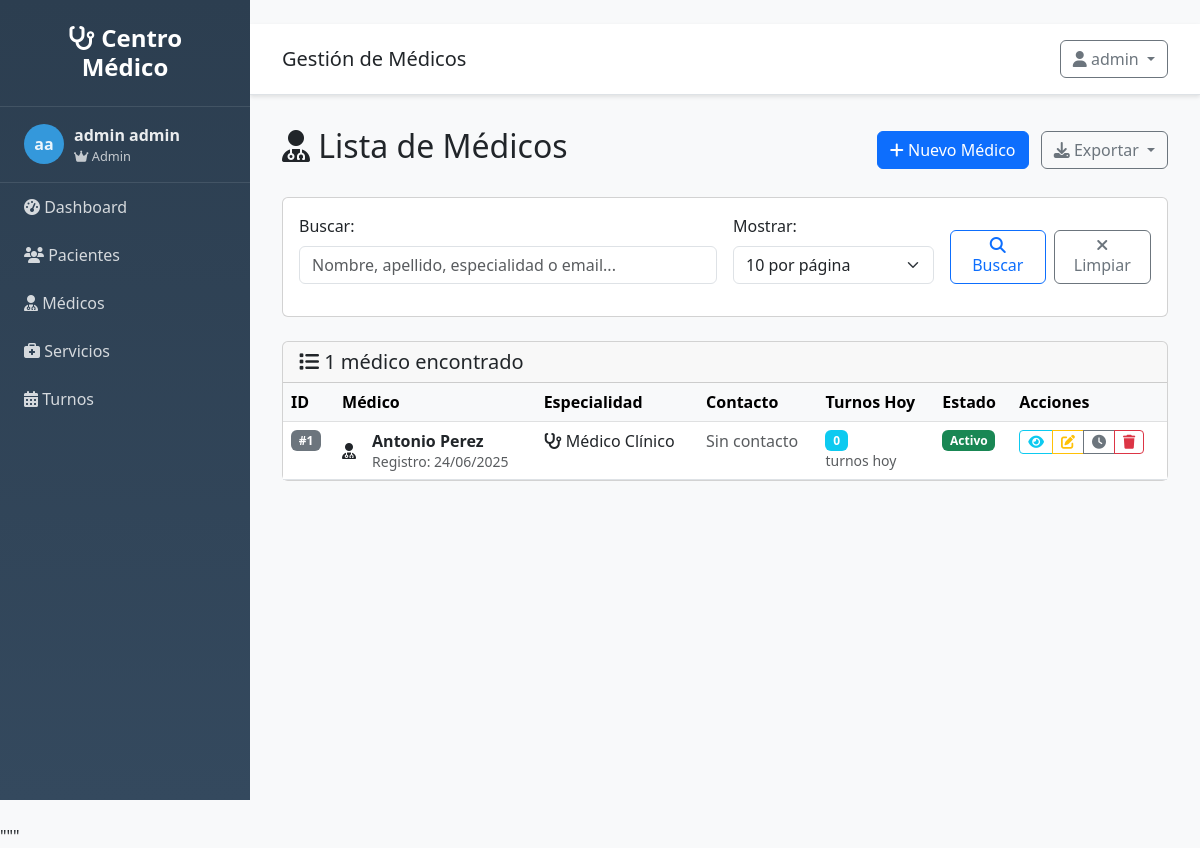
/profesionales/ (signed in), run on an earlier commit of the app's database.
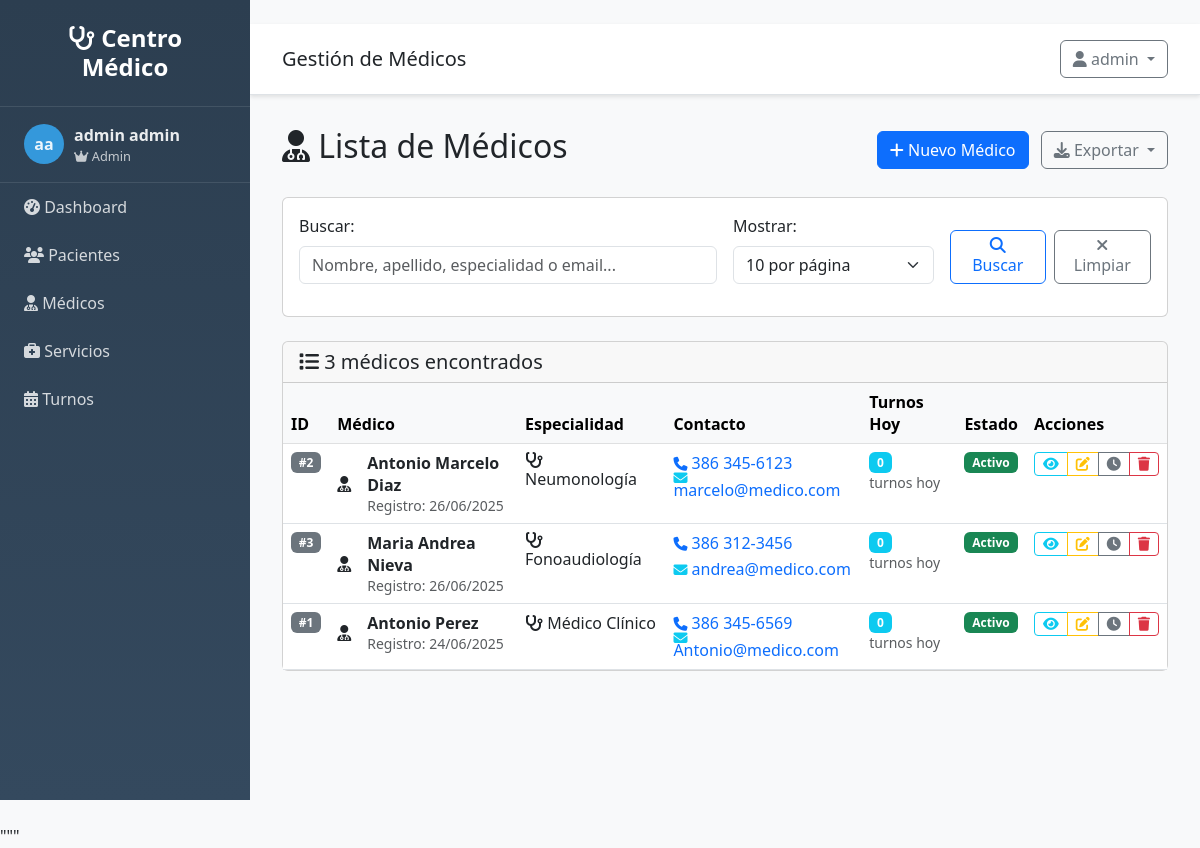
And on a later commit of the database.
### src/models/usuario.py (models this page shows, shortened)
class Usuario(UserMixin, db.Model):
    __tablename__ = 'usuarios'
    id = db.Column(db.Integer, primary_key=True)
    username = db.Column(db.String(80), unique=True, nullable=False)
    email = db.Column(db.String(120), unique=True, nullable=False)
    password_hash = db.Column(db.String(255), nullable=False)
    nombre = db.Column(db.String(100), nullable=False)
    apellido = db.Column(db.String(100), nullable=False)
    rol = db.Column(db.String(20), default='usuario')
    activo = db.Column(db.Boolean, default=True)
    ultimo_login = db.Column(db.DateTime)
    fecha_creacion = db.Column(db.DateTime, default=datetime.utcnow)
    @property
    def nombre_completo(self):
        return f"{self.nombre} {self.apellido}"
    def is_admin(self):
        return self.rol == 'admin'

### src/models/profesional.py (models this page shows, shortened)
class Profesional(db.Model):
    __tablename__ = 'profesionales'
    id = db.Column(db.Integer, primary_key=True)
    nombre = db.Column(db.String(100), nullable=False)
    apellido = db.Column(db.String(100), nullable=False)
    telefono = db.Column(db.String(20), nullable=True)
    email = db.Column(db.String(120), nullable=True)
    especialidad = db.Column(db.String(100), nullable=True)
    activo = db.Column(db.Boolean, default=True)
    fecha_creacion = db.Column(db.DateTime, default=datetime.utcnow)
    turnos = db.relationship('Turno', backref='profesional', lazy=True)
    @property
    def nombre_completo(self):
        return f"{self.nombre} {self.apellido}"

### src/routes/profesionales.py (the view)
@profesionales_bp.route('/')
@login_required
def listar():
    page = request.args.get('page', 1, type=int)
    per_page = request.args.get('per_page', 10, type=int)
    search = request.args.get('search', '', type=str)
    profesionales = ProfesionalService.get_paginated_profesionales(page, per_page, search)
    return render_template('profesionales/listar.html',
                         profesionales=profesionales,
                         search=search)

### templates/profesionales/listar.html (shortened to what this page needs)
{% extends "base.html" %}
{% block page_title %}Gestión de Médicos{% endblock %}
{% block content %}
<div class="d-flex justify-content-between align-items-center mb-4">
    <h2>
        <i class="fas fa-user-md"></i> Lista de Médicos
    </h2>
    <div>
        <a href="{{ url_for('profesionales.nuevo') }}" class="btn btn-primary">
            <i class="fas fa-plus"></i> Nuevo Médico
        </a>
        <div class="btn-group ms-2">
            <button type="button" class="btn btn-outline-secondary dropdown-toggle" data-bs-toggle="dropdown">
                <i class="fas fa-download"></i> Exportar
            </button>
        </div>
    </div>
</div>
<div class="card mb-4">
    <div class="card-body">
        <form method="GET" class="row g-3">
            <div class="col-md-6">
                <label for="search" class="form-label">Buscar:</label>
                <input type="text" class="form-control" id="search" name="search"
                       value="{{ search }}" placeholder="Nombre, apellido, especialidad o email...">
            </div>
            <div class="col-md-3">
                <label for="per_page" class="form-label">Mostrar:</label>
                <select class="form-select" id="per_page" name="per_page">
                    <option value="10" {% if request.args.get('per_page', '10') == '10' %}selected{% endif %}>10 por página</option>
                </select>
            </div>
            <div class="col-md-3 d-flex align-items-end">
                <button type="submit" class="btn btn-outline-primary me-2">
                    <i class="fas fa-search"></i> Buscar
                </button>
                <a href="{{ url_for('profesionales.listar') }}" class="btn btn-outline-secondary">
                    <i class="fas fa-times"></i> Limpiar
                </a>
            </div>
        </form>
    </div>
</div>
<div class="card">
    <div class="card-header">
        <h5 class="card-title mb-0">
            <i class="fas fa-list"></i>
            {% if profesionales and profesionales.items %}
                {{ profesionales.total }} médico{{ 's' if profesionales.total != 1 else '' }} encontrado{{ 's' if profesionales.total != 1 else '' }}
            {% else %}
                No hay médicos
            {% endif %}
        </h5>
    </div>
    <div class="card-body p-0">
        {% if profesionales and profesionales.items %}
            <div class="table-responsive">
                <table class="table table-hover mb-0">
                    <thead class="table-light">
                        <tr>
                            <th>ID</th>
                            <th>Médico</th>
                            <th>Especialidad</th>
                            <th>Contacto</th>
                            <th>Turnos Hoy</th>
                            <th>Estado</th>
                            <th>Acciones</th>
                        </tr>
                    </thead>
                    <tbody>
                        {% for profesional in profesionales.items %}
                        <tr>
                            <td>
                                <span class="badge bg-secondary">#{{ profesional.id }}</span>
                            </td>
                            <td>
                                <div class="d-flex align-items-center">
                                    <div class="doctor-avatar me-3">
                                        <i class="fas fa-user-md"></i>
                                    </div>
                                    <div>
                                        <strong>{{ profesional.nombre_completo }}</strong>
                                        <br><small class="text-muted">Registro: {{ profesional.fecha_creacion.strftime('%d/%m/%Y') if profesional.fecha_creacion else 'N/A' }}</small>
                                    </div>
                                </div>
                            </td>
                            <td>
                                {% if profesional.especialidad %}
                                    <span class="specialty-badge">
                                        <i class="fas fa-stethoscope"></i>
                                        {{ profesional.especialidad }}
                                    </span>
                                {% else %}
                                    <span class="text-muted">Sin especialidad</span>
                                {% endif %}
                            </td>
                            <td>
                                <div class="contact-info">
                                    {% if profesional.telefono %}
                                        <div class="mb-1">
                                            <i class="fas fa-phone fa-sm text-primary"></i>
                                            <a href="tel:{{ profesional.telefono }}" class="text-decoration-none">
                                                {{ profesional.telefono|telefono }}
                                            </a>
                                        </div>
                                    {% endif %}
                                    {% if profesional.email %}
                                        <div>
                                            <i class="fas fa-envelope fa-sm text-info"></i>
                                            <a href="mailto:{{ profesional.email }}" class="text-decoration-none">
                                                {{ profesional.email }}
                                            </a>
                                        </div>
                                    {% endif %}
                                    {% if not profesional.telefono and not profesional.email %}
                                        <span class="text-muted">Sin contacto</span>
                                    {% endif %}
                                </div>
                            </td>
                            <td>
                                <div class="today-appointments">
                                    <span class="badge bg-info">
                                        {{ profesional.turnos|selectattr('fecha', 'equalto', today)|list|length if today else 0 }}
                                    </span>
                                    <small class="text-muted d-block">turnos hoy</small>
                                </div>
                            </td>
                            <td>
                                <span class="badge bg-success">Activo</span>
                            </td>
                            <td>
                                <div class="btn-group btn-group-sm">
                                    <a href="{{ url_for('profesionales.detalle', id=profesional.id) }}"
                                       class="btn btn-outline-info" title="Ver detalle">
                                        <i class="fas fa-eye"></i>
                                    </a>
                                    <a href="{{ url_for('profesionales.editar', id=profesional.id) }}"
                                       class="btn btn-outline-warning" title="Editar">
                                        <i class="fas fa-edit"></i>
                                    </a>
                                    <a href="{{ url_for('profesionales.horarios', id=profesional.id) }}"
                                       class="btn btn-outline-secondary" title="Ver horarios">
                                        <i class="fas fa-clock"></i>
                                    </a>
                                    <button type="button" class="btn btn-outline-danger"
                                            title="Eliminar" onclick="eliminarProfesional({{ profesional.id }}, '{{ profesional.nombre_completo }}')">
                                        <i class="fas fa-trash"></i>
                                    </button>
                                </div>
                            </td>
                        </tr>
                        {% endfor %}
                    </tbody>
                </table>
            </div>
        {% endif %}
    </div>
</div>
{% endblock %}

### templates/base.html (shortened to what this page needs)
<!DOCTYPE html>
<html lang="es">
<head>
    <link href="https://cdn.jsdelivr.net/npm/bootstrap@5.3.0/dist/css/bootstrap.min.css" rel="stylesheet">
    <link href="https://cdnjs.cloudflare.com/ajax/libs/font-awesome/6.4.0/css/all.min.css" rel="stylesheet">
</head>
<body>
    <nav class="sidebar" id="sidebar">
        <div class="logo">
            <h4><i class="fas fa-stethoscope"></i> Centro Médico</h4>
        </div>
        {% if current_user and current_user.is_authenticated %}
        <div class="user-info">
            <div class="user-avatar">
                {{ current_user.nombre[0] if current_user.nombre else 'U' }}{{ current_user.apellido[0] if current_user.apellido else 'S' }}
            </div>
            <div>
                <div class="fw-bold">{{ current_user.nombre_completo if current_user.nombre_completo else 'Usuario' }}</div>
                <div style="font-size: 0.8em; opacity: 0.8;">
                    {% if current_user.is_admin and current_user.is_admin() %}
                        <i class="fas fa-crown"></i> Admin
                    {% elif current_user.is_medico and current_user.is_medico() %}
                        <i class="fas fa-user-md"></i> Médico
                    {% else %}
                        <i class="fas fa-user"></i> Usuario
                    {% endif %}
                </div>
            </div>
        </div>
        {% endif %}
        <ul class="nav flex-column">
            <li class="nav-item">
                <a class="nav-link" href="{{ url_for('main.index') }}">
                    <i class="fas fa-tachometer-alt"></i> Dashboard
                </a>
            </li>
            {% if current_user and current_user.is_authenticated %}
            <li class="nav-item">
                <a class="nav-link" href="{{ url_for('clientes.listar') if url_for else '#' }}">
                    <i class="fas fa-users"></i> Pacientes
                </a>
            </li>
            <li class="nav-item">
                <a class="nav-link" href="{{ url_for('profesionales.listar') if url_for else '#' }}">
                    <i class="fas fa-user-md"></i> Médicos
                </a>
            </li>
            <li class="nav-item">
                <a class="nav-link" href="{{ url_for('servicios.listar') if url_for else '#' }}">
                    <i class="fas fa-briefcase-medical"></i> Servicios
                </a>
            </li>
            <li class="nav-item">
                <a class="nav-link" href="{{ url_for('turnos.listar') if url_for else '#' }}">
                    <i class="fas fa-calendar-alt"></i> Turnos
                </a>
            </li>
            {% endif %}
        </ul>
    </nav>
    <div class="main-content">
        <div class="top-navbar d-flex justify-content-between align-items-center">
            <div>
                <h5 class="mb-0">{% block page_title %}Sistema de Gestión{% endblock %}</h5>
            </div>
            <div class="dropdown">
                <button class="btn btn-outline-secondary dropdown-toggle" type="button" data-bs-toggle="dropdown">
                    <i class="fas fa-user"></i>
                    {% if current_user and current_user.is_authenticated %}
                        {{ current_user.nombre if current_user.nombre else 'Usuario' }}
                    {% else %}
                        Invitado
                    {% endif %}
                </button>
            </div>
        </div>
        <div class="content-wrapper">
            {% block content %}{% endblock %}
        </div>
    </div>
</body>
</html>

What changed in the data, as far as the page shows it:
added Profesional: id "2", nombre_completo "Antonio Marcelo Diaz", fecha_creacion "26/06/2025", especialidad "Neumonología", telefono|telefono "386 345-6123", email "marcelo@medico.com", turnos|selectattr "0"
added Profesional: id "3", nombre_completo "Maria Andrea Nieva", fecha_creacion "26/06/2025", especialidad "Fonoaudiología", telefono|telefono "386 312-3456", email "andrea@medico.com", turnos|selectattr "0"
changed Profesional "Antonio Perez": telefono|telefono (not shown) → "386 345-6569"; email (not shown) → "Antonio@medico.com"; no longer shows "Sin contacto"
Also different on the page:
{{ profesionales.total }}: "1" → "3"
{{ 's' if profesionales.total != 1 else '' }}: (not shown) → "s"
